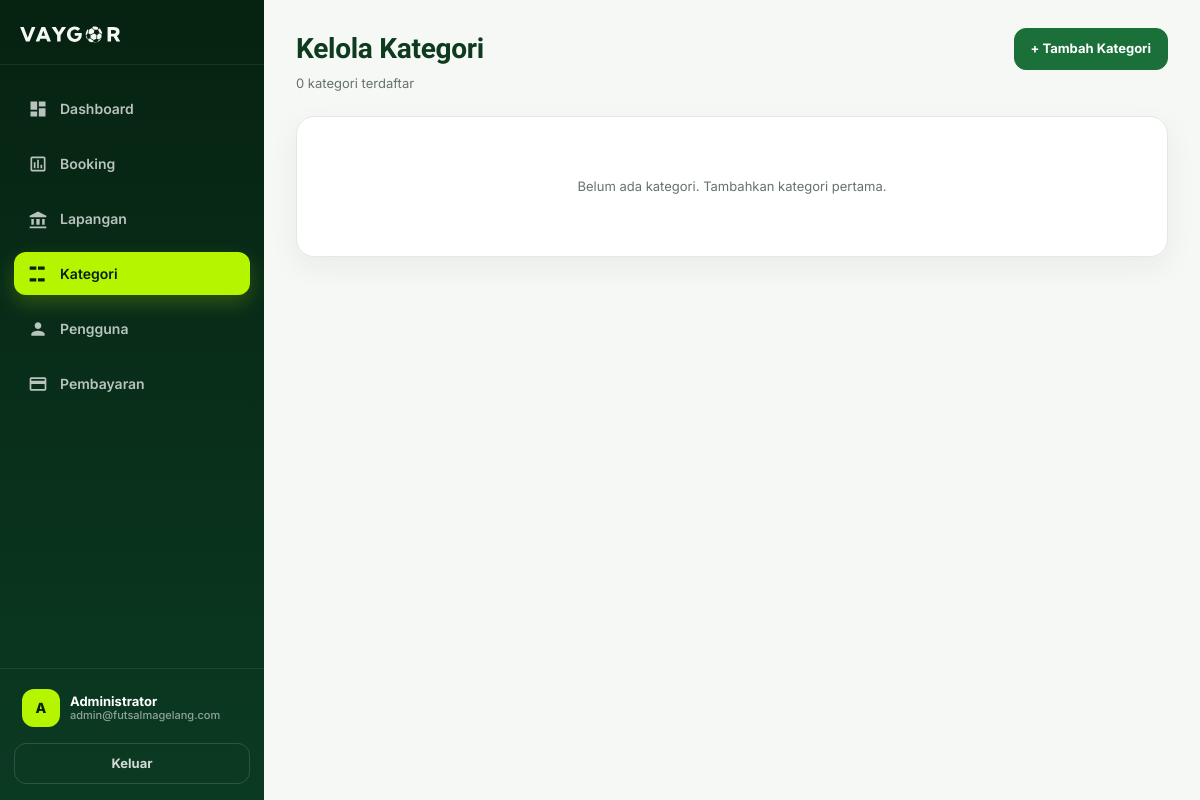
/admin/categories.php (signed in), run on an earlier commit of the app's database.
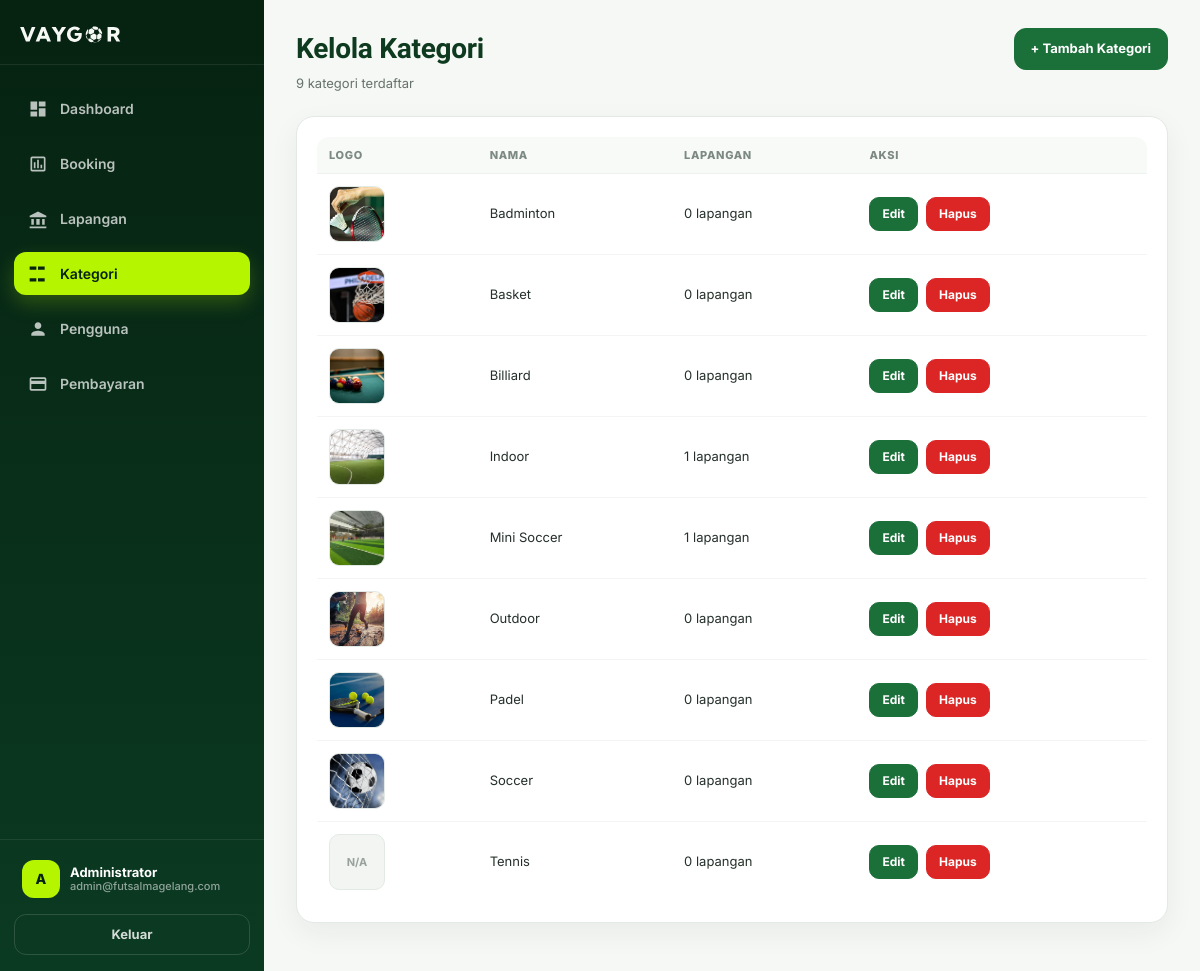
And on a later commit of the database.
### tables this page shows
CREATE TABLE `users` (
  `id` int UNSIGNED NOT NULL,
  `name` varchar(100) NOT NULL,
  `email` varchar(100) NOT NULL,
  `phone` varchar(20) DEFAULT NULL,
  `password` varchar(255) NOT NULL,
  `role` enum('user','admin') NOT NULL DEFAULT 'user',
  `status` enum('active','inactive') NOT NULL DEFAULT 'active',
  `created_at` timestamp NULL DEFAULT CURRENT_TIMESTAMP,
  `updated_at` timestamp NULL DEFAULT CURRENT_TIMESTAMP ON UPDATE CURRENT_TIMESTAMP
);

CREATE TABLE `kategori` (
  `id_kat` int NOT NULL,
  `name_kat` varchar(50) NOT NULL,
  `logo_kat` varchar(255) NOT NULL
);

### config/helpers.php (called while the page is built, shortened)
<?php
function db(): PDO
{
    static $pdo = null;
    if ($pdo === null) {
        $pdo = new PDO(
            'mysql:host=localhost;dbname=db_futsal;charset=utf8mb4',
            'root',
            '',
            [
                PDO::ATTR_ERRMODE            => PDO::ERRMODE_EXCEPTION,
                PDO::ATTR_DEFAULT_FETCH_MODE => PDO::FETCH_ASSOC,
            ]
        );
    }
    return $pdo;
}
function e($value): string
{
    return htmlspecialchars((string) $value, ENT_QUOTES, 'UTF-8');
}

### admin/_upload.php (called while the page is built, shortened)
<?php
function resolve_image(string $image): ?string
{
    $candidates = [];
    if (str_starts_with($image, 'assets/')) {
        $candidates[] = $image;
    } elseif (str_starts_with($image, 'uploads/')) {
        $candidates[] = $image;
        $candidates[] = 'assets/' . $image;
        $candidates[] = 'assets/images/' . substr($image, 8);
    } else {
        $candidates[] = 'assets/uploads/' . $image;
        $candidates[] = 'assets/images/' . $image;
        $candidates[] = 'uploads/' . $image;
    }
    $root = dirname(__DIR__);
    foreach ($candidates as $rel) {
        if (is_file($root . '/' . $rel)) {
            return $rel;
        }
    }
    return null;
}
function image_src(?string $image, string $base): ?string
{
    $rel = resolve_image($image);
    return $rel === null ? null : rtrim($base, '/') . '/' . $rel;
}

### admin/categories.php (the view, shortened to what this page needs)
<?php
require_once __DIR__ . '/../config/helpers.php';
require_once __DIR__ . '/_upload.php';
$pdo = db();
$action = (string) ($_GET['action'] ?? 'list');
$errors = [];
$form = [
    'id_kat'   => 0,
    'name_kat' => '',
    'logo_kat' => null,
];
$base       = '..';
$adminShell = true;
require __DIR__ . '/../includes/head.php';
?>
<div class="admin-shell">
  <?php $adminNav = 'kategori'; require __DIR__ . '/_sidebar.php'; ?>
  <main class="admin-main">
    <?php if ($action === 'form'): ?>
      <header class="admin-topbar">
        <div>
          <h1 class="admin-page-title"><?= $form['id_kat'] > 0 ? 'Edit Kategori' : 'Tambah Kategori' ?></h1>
          <p class="admin-page-sub">Kategori lapangan yang dipakai di VAYGOR</p>
        </div>
        <a class="admin-btn-ghost" href="categories.php">&larr; Kembali</a>
      </header>
      <?php if ($errors): ?>
        <div class="admin-flash is-err">
          <?php foreach ($errors as $i => $msg): ?>
            <?= $i > 0 ? '<br>' : '' ?><?= e($msg) ?>
          <?php endforeach; ?>
        </div>
      <?php endif; ?>
      <section class="admin-panel">
        <form class="admin-form" method="post" enctype="multipart/form-data">
          <?= csrf_field() ?>
          <input type="hidden" name="op" value="save">
          <input type="hidden" name="id" value="<?= (int) $form['id_kat'] ?>">
          <div class="admin-form-grid">
            <div class="admin-field">
              <label for="name_kat">Nama Kategori</label>
              <input class="admin-input" id="name_kat" type="text" name="name_kat" value="<?= e($form['name_kat']) ?>" required>
            </div>
            <div class="admin-field full">
              <label for="image">Logo (JPG/PNG/WEBP, maks 2MB)</label>
              <input class="admin-input" id="image" type="file" name="image" accept="image/jpeg,image/png,image/webp">
              <?php $current = image_src($form['logo_kat'], '..'); ?>
              <?php if ($current): ?>
                <div class="admin-current-img">
                  <img class="admin-thumb" src="<?= e($current) ?>" alt="">
                  <span>Logo saat ini</span>
                </div>
              <?php elseif (!empty($form['logo_kat'])): ?>
                <span class="admin-help">Logo tercatat: <?= e($form['logo_kat']) ?> (file tidak ditemukan)</span>
              <?php endif; ?>
            </div>
          </div>
          <div class="admin-form-actions">
            <button class="admin-btn" type="submit">Simpan</button>
            <a class="admin-btn-ghost" href="categories.php">Batal</a>
          </div>
        </form>
      </section>
    <?php else: ?>
      <?php
      $categories = $pdo->query(
          'SELECT k.*, COUNT(fk.id_field) AS lapangan
           FROM kategori k
           LEFT JOIN fields_kat fk ON fk.id_kat = k.id_kat
           GROUP BY k.id_kat
           ORDER BY k.name_kat'
      )->fetchAll();
      ?>
      <header class="admin-topbar">
        <div>
          <h1 class="admin-page-title">Kelola Kategori</h1>
          <p class="admin-page-sub"><?= count($categories) ?> kategori terdaftar</p>
        </div>
        <a class="admin-btn" href="categories.php?action=new">+ Tambah Kategori</a>
      </header>
      <section class="admin-panel">
        <?php if (!$categories): ?>
          <div class="admin-empty">Belum ada kategori. Tambahkan kategori pertama.</div>
        <?php else: ?>
          <div class="admin-table-wrap">
            <table class="admin-table">
              <thead>
                <tr>
                  <th>Logo</th>
                  <th>Nama</th>
                  <th>Lapangan</th>
                  <th>Aksi</th>
                </tr>
              </thead>
              <tbody>
                <?php foreach ($categories as $c): ?>
                  <?php $src = image_src($c['logo_kat'], '..'); ?>
                  <tr>
                    <td>
                      <?php if ($src): ?>
                        <img class="admin-thumb" src="<?= e($src) ?>" alt="">
                      <?php else: ?>
                        <span class="admin-thumb is-empty">N/A</span>
                      <?php endif; ?>
                    </td>
                    <td><?= e($c['name_kat']) ?></td>
                    <td class="admin-muted"><?= (int) $c['lapangan'] ?> lapangan</td>
                    <td>
                      <div class="admin-row-actions">
                        <a class="admin-btn-sm" href="categories.php?edit=<?= (int) $c['id_kat'] ?>">Edit</a>
                        <form method="post" onsubmit="return confirm('Hapus kategori ini?')">
                          <button class="admin-btn-sm is-danger" type="submit">Hapus</button>
                        </form>
                      </div>
                    </td>
                  </tr>
                <?php endforeach; ?>
              </tbody>
            </table>
          </div>
        <?php endif; ?>
      </section>
    <?php endif; ?>
  </main>
</div>
</body>
</html>

### includes/head.php (shortened to what this page needs)
<?php
$base         = $base ?? '';
$isAdminShell = ($adminShell ?? false) === true;
$assetRoot    = $base !== '' ? $base . '/' : '';
?>
<!doctype html>
<html lang="id">
<head>
  <script src="https://cdn.jsdelivr.net/npm/@tailwindcss/browser@4"></script>
  <?php if ($isAdminShell): ?>
  <link rel="stylesheet" href="<?= htmlspecialchars($assetRoot, ENT_QUOTES, 'UTF-8') ?>assets/css/admin.css">
  <?php endif; ?>
</head>
<body class="font-sans">

### admin/_sidebar.php (shortened to what this page needs)
<?php
$navBase     = $base ?? '';
$navUser = null;
$navUid  = (int) ($_SESSION['id'] ?? 0);
if ($navUid > 0) {
    if (!empty($GLOBALS['conn'])) {
        $navRes = mysqli_query($GLOBALS['conn'], 'SELECT name, email FROM users WHERE id = ' . $navUid . ' LIMIT 1');
        $navUser = $navRes ? mysqli_fetch_assoc($navRes) : null;
    } elseif (function_exists('db')) {
        try {
            $navStmt = db()->prepare('SELECT name, email FROM users WHERE id = ? LIMIT 1');
            $navStmt->execute([$navUid]);
            $navUser = $navStmt->fetch() ?: null;
        } catch (Throwable $e) {
            $navUser = null;
        }
    }
}
$navName     = $navUser['name'] ?? ($_SESSION['name'] ?? 'Admin');
$navEmail    = $navUser['email'] ?? '';
$navInitial  = mb_strtoupper(mb_substr(trim((string) $navName), 0, 1));
$navActive   = $adminNav ?? '';
$navItems = [
    ['dashboard',  'index.php',     'Dashboard',   'M3 13h8V3H3v10zm0 8h8v-6H3v6zm10 0h8V11h-8v10zm0-18v6h8V3h-8z'],
    ['booking',    'bookings.php',  'Booking',     'M19 3H5c-1.1 0-2 .9-2 2v14c0 1.1.9 2 2 2h14c1.1 0 2-.9 2-2V5c0-1.1-.9-2-2-2zm0 16H5V5h14v14zM7 10h2v7H7zm4-3h2v10h-2zm4 6h2v4h-2z'],
    ['lapangan',   'fields.php',    'Lapangan',    'M12 3 2 8v2h20V8L12 3zM4 12v7h3v-7H4zm6 0v7h4v-7h-4zm7 0v7h3v-7h-3zM2 21h20v2H2v-2z'],
    ['kategori',   'categories.php','Kategori',    'M2 7h8V3H2v4zm0 14h8v-4H2v4zm10 0h8v-4h-8v4zM12 3v4h8V3h-8z'],
    ['pengguna',   'users.php',     'Pengguna',    'M12 12c2.21 0 4-1.79 4-4s-1.79-4-4-4-4 1.79-4 4 1.79 4 4 4zm0 2c-2.67 0-8 1.34-8 4v2h16v-2c0-2.66-5.33-4-8-4z'],
    ['pembayaran', 'payments.php',  'Pembayaran',  'M20 4H4c-1.11 0-1.99.89-1.99 2L2 18c0 1.11.89 2 2 2h16c1.11 0 2-.89 2-2V6c0-1.11-.89-2-2-2zm0 14H4v-6h16v6zm0-10H4V6h16v2z'],
];
?>
<aside id="adminSide" class="admin-side" aria-label="Menu admin">
  <a class="admin-brand" href="<?= e($navBase) ?>/index.php">
    <img src="<?= e($navBase) ?>/assets/images/logo(1).svg" alt="VAYGOR">
  </a>
  <nav class="admin-nav">
    <?php foreach ($navItems as [$key, $href, $label, $icon]): ?>
      <a class="admin-nav-item my-1<?= $navActive === $key ? ' active' : '' ?>" href="<?= e($href) ?>"<?= $navActive === $key ? ' aria-current="page"' : '' ?>>
        <svg viewBox="0 0 24 24" aria-hidden="true"><path d="<?= $icon ?>"/></svg>
        <span><?= e($label) ?></span>
      </a>
    <?php endforeach; ?>
  </nav>
  <div class="admin-side-foot">
    <div class="admin-user">
      <span class="admin-avatar" aria-hidden="true"><?= e($navInitial) ?></span>
      <span class="admin-user-text">
        <?= e($navName) ?>
        <small><?= e($navEmail) ?></small>
      </span>
    </div>
    <a class="admin-logout" href="<?= e($navBase) ?>/logout.php">Keluar</a>
  </div>
</aside>

What changed in the data, as far as the page shows it:
added kategori: logo_kat (picture), name_kat "Badminton", lapangan "0"
added kategori: logo_kat (picture), name_kat "Basket", lapangan "0"
added kategori: logo_kat (picture), name_kat "Billiard", lapangan "0"
added kategori: logo_kat (picture), name_kat "Indoor", lapangan "1"
added kategori: logo_kat (picture), name_kat "Mini Soccer", lapangan "1"
added kategori: logo_kat (picture), name_kat "Outdoor", lapangan "0"
added kategori: logo_kat (picture), name_kat "Padel", lapangan "0"
added kategori: logo_kat (picture), name_kat "Soccer", lapangan "0"
added kategori: shows "N/A", name_kat "Tennis", lapangan "0"
Also different on the page:
count($categories): "0" → "9"
text no longer shown: "Belum ada kategori. Tambahkan kategori pertama."
text now shown: "LOGO NAMA LAPANGAN AKSI"
